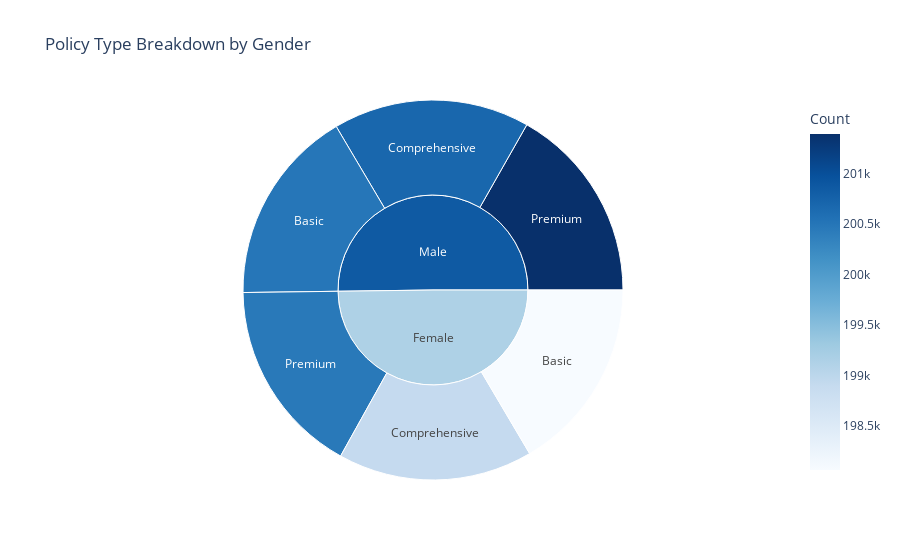

The code cell stored with this chart in its notebook:
### Code cell
fig = px.sunburst(policy_group, 
                  path=['Gender', 'Policy Type'], 
                  values='Count', 
                  title="Policy Type Breakdown by Gender",
                  color='Count', 
                  color_continuous_scale='Blues')

fig.show()

### Figure 1 — Plotly figure (JSON) as saved in the notebook; plotly's stock layout.template omitted (floating-point values rounded to 4 significant figures)
{"data": [{"branchvalues": "total", "customdata": [[198064], [200490], [198908], [200692], [200457], [201389], [199100.0], [200900.0]], "domain": {"x": [0, 1], "y": [0, 1]}, "hovertemplate": "labels=%{label}<br>Count_sum=%{value}<br>parent=%{parent}<br>id=%{id}<br>Count=%{color}<extra></extra>", "ids": ["Female/Basic", "Male/Basic", "Female/Comprehensive", "Male/Comprehensive", "Female/Premium", "Male/Premium", "Female", "Male"], "labels": ["Basic", "Basic", "Comprehensive", "Comprehensive", "Premium", "Premium", "Female", "Male"], "marker": {"coloraxis": "coloraxis", "colors": [198064, 200490, 198908, 200692, 200457, 201389, 199100.0, 200900.0]}, "name": "", "parents": ["Female", "Male", "Female", "Male", "Female", "Male", "", ""], "type": "sunburst", "values": [198064, 200490, 198908, 200692, 200457, 201389, 597429, 602571]}], "layout": {"coloraxis": {"colorbar": {"title": {"text": "Count"}}, "colorscale": [[0, "rgb(247,251,255)"], [0.125, "rgb(222,235,247)"], [0.25, "rgb(198,219,239)"], [0.375, "rgb(158,202,225)"], [0.5, "rgb(107,174,214)"], [0.625, "rgb(66,146,198)"], [0.75, "rgb(33,113,181)"], [0.875, "rgb(8,81,156)"], [1, "rgb(8,48,107)"]]}, "legend": {"tracegroupgap": 0}, "title": {"text": "Policy Type Breakdown by Gender"}}}
